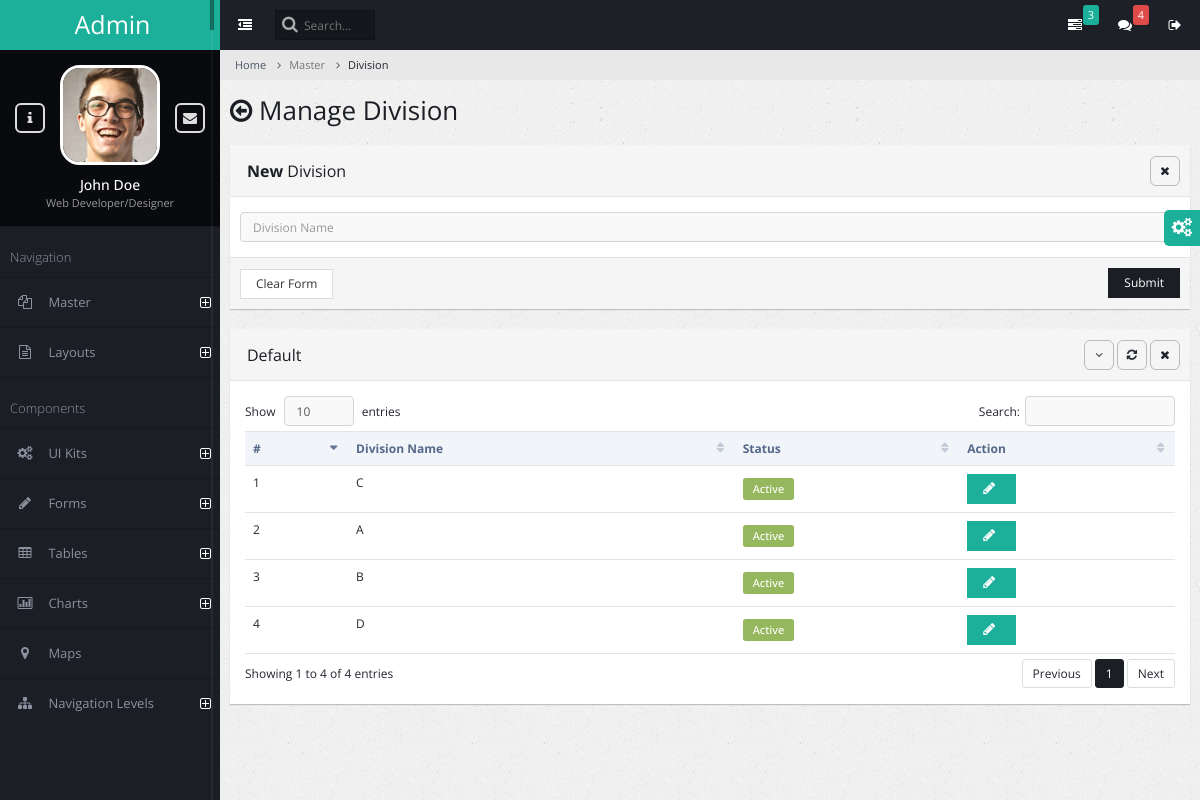
Screenshot of /division/ with the database file from the repository.
### admin_master/models.py (models this page shows)
class AcademicDivision(models.Model):
    division_name = models.CharField(max_length=150)
    is_active = models.BooleanField(default=True)

### admin_master/views.py (the view, shortened to what this page needs)
# urls.py: path('division/', views.division_manage,name="division"),
def division_manage(request):
    success_message=None
    error_message = None
    academic_division = AcademicDivision.objects.all()
    context = {
        'errormessage': error_message,
        'successmessage': success_message,
        'academic_divisions': academic_division,
    }
    return render(request, 'division_manage.html', context)

### admin_master/templates/division_manage.html (shortened to what this page needs)
{% extends 'admin_base.html' %}
{% block content %}
<ul class="breadcrumb">
    <li><a href="#">Home</a></li>
    <li class="active">Master</li>
    <li class="active">Division</li>
</ul>
<div class="page-title">
    <h2><span class="fa fa-arrow-circle-o-left"></span> Manage Division</h2>
</div>
<div class="page-content-wrap">
    <div class="row">
        <div class="col-md-12">
            <form class="form-horizontal" method='post' enctype="multipart/form-data">
            <div class="panel panel-default">
                <div class="panel-heading">
                    <h3 class="panel-title"><strong>New </strong> Division</h3>
                    <ul class="panel-controls">
                        <li><a href="#" class="panel-remove"><span class="fa fa-times"></span></a></li>
                    </ul>
                </div>
                <div class="panel-body">
                    <div class="row">
                        <div class="col-md-12 px-5 ">
                            <div class="form-group">
                                <input type="text" name='division_name' required autofocus class="form-control" placeholder="Division Name"/>
                            </div>
                        </div>
                    </div>
                </div>
                <div class="panel-footer">
                    <input type="reset" value="Clear Form" class="btn btn-default">
                    <button class="btn btn-primary pull-right">Submit</button>
                </div>
            </div>
            </form>
            <div class="panel panel-default">
                <div class="panel-heading">
                    <h3 class="panel-title">Default</h3>
                    <ul class="panel-controls">
                        <li><a href="#" class="panel-collapse"><span class="fa fa-angle-down"></span></a></li>
                        <li><a href="#" class="panel-refresh"><span class="fa fa-refresh"></span></a></li>
                        <li><a href="#" class="panel-remove"><span class="fa fa-times"></span></a></li>
                    </ul>
                </div>
                <div class="panel-body">
                    <table class="table datatable">
                        <thead>
                            <tr>
                                <th>#</th>
                                <th>Division Name</th>
                                <th>Status</th>
                                <th>Action</th>
                            </tr>
                        </thead>
                        <tbody>
                            {% for academic_division in academic_divisions %}
                            <tr id="{{academic_division.id}}">
                                <td>{{ forloop.counter }}</td>
                                <td>{{ academic_division.division_name }}</td>
                                <td>
                                    {% if academic_division.is_active %}
                                    <span class="label label-success label-form">Active</span>
                                    {% else %}
                                    <span class="label label-danger ">Deactive</span>
                                    {% endif %}
                                </td>
                                <td>
                                    <button class="btn btn-info" onclick="edit_pop_division({{academic_division.id}})">
                                        <span id ="spinner{{academic_division.id}}" class="fa fa-pencil"></span>
                                    </button>
                                </td>
                            </tr>
                            {% endfor %}
                        </tbody>
                    </table>
                </div>
            </div>
        </div>
    </div>
</div>
{% endblock %}

### rows the page displays
AcademicDivision: division_name "C", is_active "Active"
AcademicDivision: division_name "A", is_active "Active"
AcademicDivision: division_name "B", is_active "Active"
AcademicDivision: division_name "D", is_active "Active"
